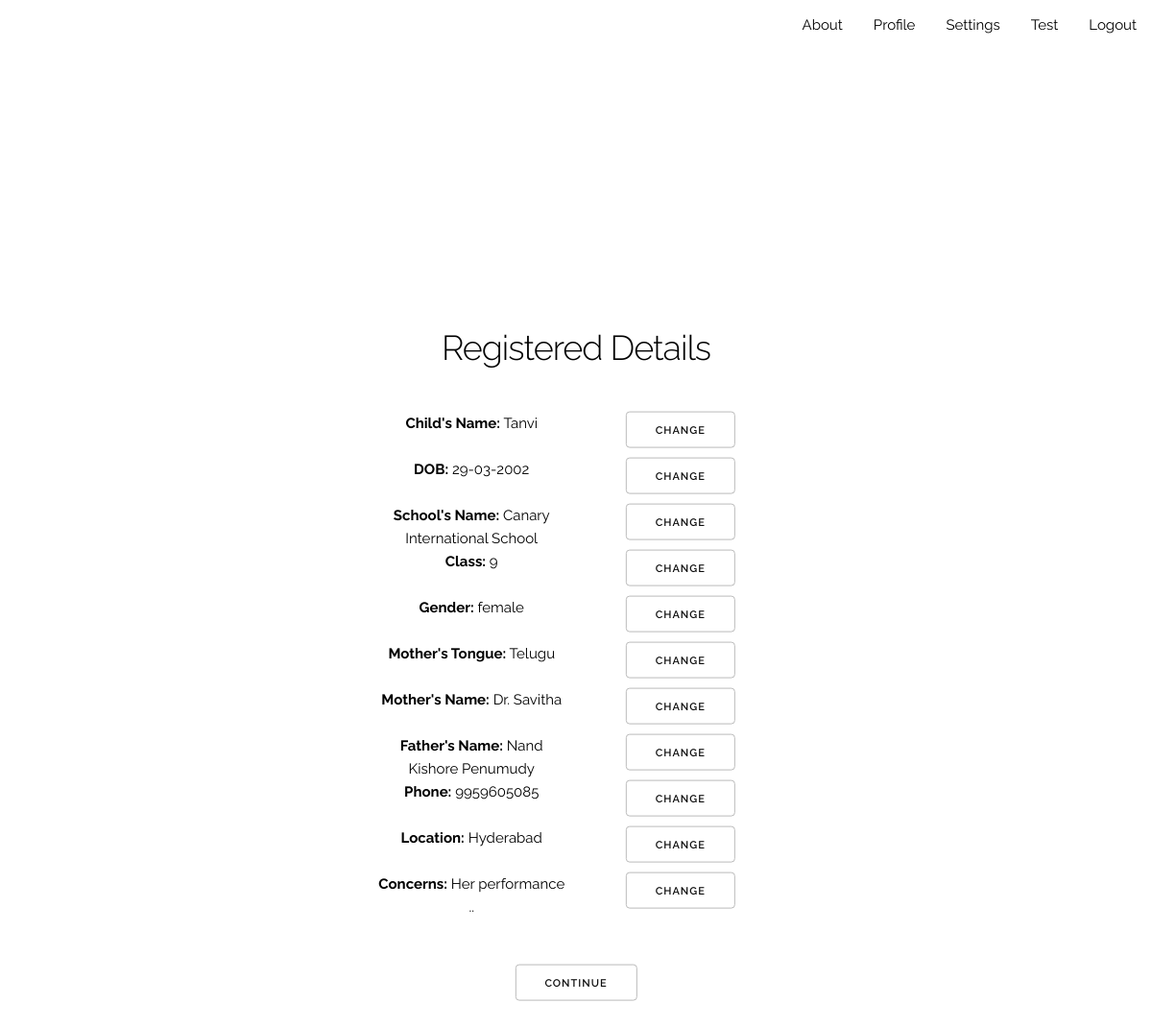
The page /change (signed in) on the database its author committed.
### models.py (models this page shows)
class User(UserMixin, db.Model):
    id = db.Column(db.Integer, primary_key=True) # primary keys are required by SQLAlchemy
    email = db.Column(db.String(100), unique=True)
    password = db.Column(db.String(100))
    name = db.Column(db.String(1000))
    cname = db.Column(db.String(1000))
    dob = db.Column(db.String(10))
    school = db.Column(db.String(1000))
    clas = db.Column(db.String(100))
    gender = db.Column(db.String(6))
    lang = db.Column(db.String(100))
    mother = db.Column(db.String(1000))
    father = db.Column(db.String(1000))
    phone = db.Column(db.Integer)
    location = db.Column(db.String(5000))
    concern = db.Column(db.String(10000))
    schonell = db.Column(db.Integer)
    wepman = db.Column(db.Integer)
    sch = db.Column(db.String(10))
    sch1 = db.Column(db.Integer)

### auth.py (the view)
@auth.route('/change')
@login_required
def change():
    user = User.query.get_or_404(current_user.id)
    cname=user.cname
    dob=user.dob
    school=user.school
    clas=user.clas
    gender=user.gender
    lang=user.lang
    mother=user.mother
    father=user.father
    phone=user.phone
    location=user.location
    concern=user.concern
    return render_template('change.html', cname=cname, dob=dob, school=school, clas=clas, gender=gender, lang=lang, mother=mother, father=father, phone=phone, location=location, concern=concern)

### app.py (called while the page is built)
def run_app():
    app.config['SECRET_KEY'] = 'secret-key-goes-here'
    app.config['SQLALCHEMY_DATABASE_URI'] = 'sqlite:///db.sqlite'
    db.init_app(app)
    from auth import auth as auth_blueprint
    app.register_blueprint(auth_blueprint)
    login_manager = LoginManager()
    login_manager.login_view = 'auth.login'
    login_manager.init_app(app)
    @login_manager.user_loader
    def load_user(user_id):
        from models import User
        return User.query.get(int(user_id))
    app.run(port=5000, debug=True)

### templates/change.html
{% extends "base.html" %}
{% block content %}
<br><br><br><br><br><br><br><br><br><br><br><br>
<h3>Registered Details</h3>
<br>
<div class="row">
  <div class="one-half column">
  <b>Child's Name:</b> {{ cname }} </div>
  <div class="one-half column">
  <a class="button" href="{{ url_for('auth.cname') }}">Change</a>
  </div></div>
  <div class="row">
    <div class="one-half column">
  <b>DOB:</b> {{ dob }} </div>
  <div class="one-half column">
    <a class="button" href="{{ url_for('auth.dob') }}">Change</a>
    </div></div>
    <div class="row">
      <div class="one-half column">
  <b>School's Name:</b> {{ school }} </div>
  <div class="one-half column">
    <a class="button" href="{{ url_for('auth.school') }}">Change</a>
    </div></div>
    <div class="row">
      <div class="one-half column">
  <b>Class:</b> {{ clas }} </div>
  <div class="one-half column">
    <a class="button" href="{{ url_for('auth.clas') }}">Change</a>
    </div></div>
    <div class="row">
      <div class="one-half column">
  <b>Gender:</b> {{ gender }} </div>
  <div class="one-half column">
    <a class="button" href="{{ url_for('auth.gender') }}">Change</a>
    </div></div>
  <div class="row">
    <div class="one-half column">
  <b>Mother's Tongue:</b> {{ lang }} </div>
  <div class="one-half column">
    <a class="button" href="{{ url_for('auth.lang') }}">Change</a>
    </div></div>
  <div class="row">
    <div class="one-half column">
  <b>Mother's Name:</b> {{ mother }} </div>
  <div class="one-half column">
    <a class="button" href="{{ url_for('auth.mother') }}">Change</a>
    </div></div>
  <div class="row">
    <div class="one-half column">
  <b>Father's Name:</b> {{ father }} </div>
  <div class="one-half column">
    <a class="button" href="{{ url_for('auth.father') }}">Change</a>
    </div></div>
  <div class="row">
    <div class="one-half column">
  <b>Phone:</b> {{ phone }} </div>
  <div class="one-half column">
    <a class="button" href="{{ url_for('auth.phone') }}">Change</a>
    </div></div>
  <div class="row">
    <div class="one-half column">
  <b>Location:</b> {{ location }} </div>
  <div class="one-half column">
    <a class="button" href="{{ url_for('auth.location') }}">Change</a>
    </div></div>
  <div class="row">
    <div class="one-half column">
  <b>Concerns:</b> {{ concern }} </div>
  <div class="one-half column">
    <a class="button" href="{{ url_for('auth.concern') }}">Change</a>
    </div></div><br><br>
    <a class="button" href="{{ url_for('tests') }}">Continue</a>
{% endblock %}

### templates/base.html (shortened to what this page needs)
<!DOCTYPE html>
<html>
<head>
    <link rel="stylesheet" href="static/normalize_min.css">
    <link rel="stylesheet" href="static/skeleton_min.css">
    <link rel="stylesheet" href="static/custom.css">
</head>
<body>
    <ul>
        {% if current_user.is_authenticated %}
        <li><a href="{{ url_for('auth.logout') }}">Logout</a></li>
        {% endif %}
        {% if current_user.is_authenticated %}
        <li><a href="{{ url_for('tests') }}">Test</a></li>
        <li><a href="{{ url_for('auth.account_set') }}">Settings</a></li>
        <li><a href="{{ url_for('profile') }}">Profile</a></li>
        <li><a href="{{ url_for('auth.about') }}">About</a></li>
        {% endif %}
      </ul>
    <div class="center">
        <div class="section">
            {% block content %}
            {% endblock %}
        </div>
    </div>
</body>
</html>

### static/skeleton_min.css (style rules this page uses)
.column,.columns { width:100%;float:left;box-sizing:border-box }
@media (min-width:550px) { .column,.columns { margin-left:4% } }
@media (min-width:550px) { .column:first-child,.columns:first-child { margin-left:0 } }
@media (min-width:550px) { .one-half.column { width:48% } }
html { font-size:62.5% }
body { font-size:1.5em;line-height:1.6;font-weight:400;font-family:Raleway,HelveticaNeue,"Helvetica Neue",Helvetica,Arial,sans-serif;font-display: swap;color:#000 }
h1,h2,h3,h4,h5,h6 { margin-top:0;margin-bottom:2rem;font-weight:300 }
h3 { font-size:3rem;line-height:1.3;letter-spacing:-.1rem }
@media (min-width:550px) { h3 { font-size:3.6rem } }
a { color:#1eaedb }
.button,button,input[type=button],input[type=reset],input[type=submit] { display:inline-block;height:38px;padding:0 30px;color:#0f0f0f;text-align:center;font-size:11px;font-weight:600;line-height:38px;letter-spacing:.1rem;text-transform:uppercase;text-decoration:none;white-space:nowrap;background-color:transparent;border-radius:4px;border:1px solid #bbb;cursor:pointer;box-sizing:border-box }
ul { list-style:circle inside }
ol,ul { padding-left:0;margin-top:0 }
li { margin-bottom:1rem }
.button,button { margin-bottom:1rem }
blockquote,dl,figure,form,ol,p,pre,table,ul { margin-bottom:2.5rem }
.container:after,.row:after,.u-cf { content:"";display:table;clear:both }

### static/custom.css (style rules this page uses)
.section { padding: 6rem 0 5rem; text-align: center; }
.center { margin: 0; position: absolute; top: 50%; left: 50%; -ms-transform: translate(-50%, -50%); transform: translate(-50%, -50%); }

### templates/base.html (style rules this page uses)
ul { list-style-type: none; margin: 0; padding: 0; overflow: hidden; background-color: #fff; }
li { float: right; }
li a { display: block; color: black; text-align: center; padding: 14px 16px; text-decoration: none; }

### rows shown on the page
User: cname "Tanvi", dob "29-03-2002", school "Canary International School", gender "female", lang "Telugu", mother "Dr. Savitha", father "Nand Kishore Penumudy", phone "9959605085", location "Hyderabad", concern "Her performance .."

### other values the page prints
{{ clas }} "9"
